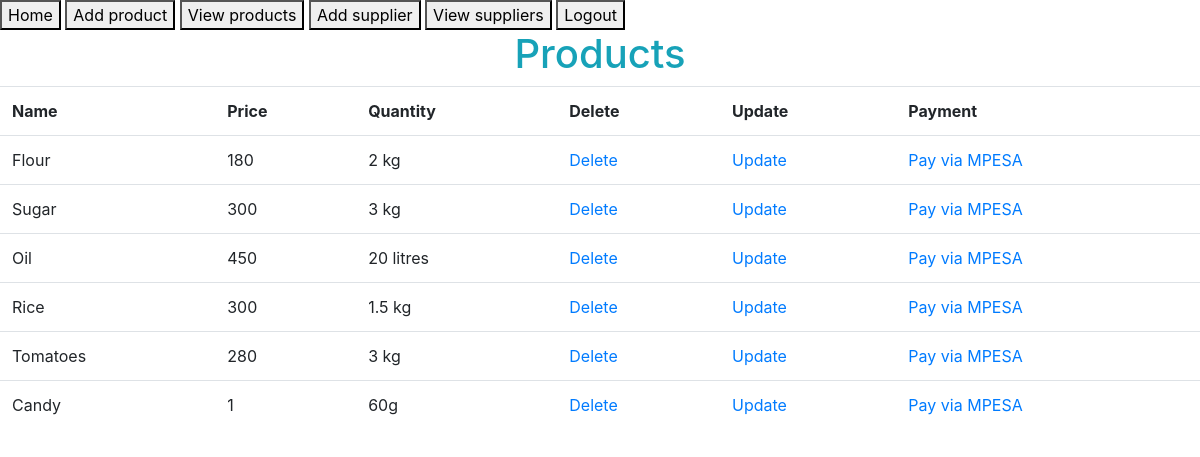
Screenshot of /products/ (signed in) with the database file from the repository.
### afternoonRegistration/models.py (models this page shows)
class Product(models.Model):
    prod_name = models.CharField(max_length=30, blank=False, null=False)
    prod_price = models.CharField(max_length=30, blank=False, null=False)
    prod_quantity = models.CharField(max_length=30, blank=False, null=False)

### afternoonRegistration/views.py (the view)
# urls.py: path('products/', general_views.view_products, name='view-product'),
@login_required
def view_products(request):
    products = Product.objects.all()
    context = {'products': products}
    return render(request, 'products.html', context)

### templates/products.html
{% extends 'base.html' %}
{% block content %}
    <section class="products-section">
    <div class="products-section-container">
        <h1 class="text-info text-center">Products</h1>
        <table class="table">
            <tr>
                <th>Name</th>
                <th>Price</th>
                <th>Quantity</th>
                <th>Delete</th>
                <th>Update</th>
                <th>Payment</th>
            </tr>
            {% for product in products %}
                <tr>
                    <td>{{ product.prod_name }}</td>
                    <td>{{ product.prod_price }}</td>
                    <td>{{ product.prod_quantity }}</td>
                    <td><a href="/delete-product/{{ product.id }}">Delete</a></td>
                    <td><a href="/update-product/{{ product.id }}">Update</a></td>
                    <td><a href="/payment/{{ product.id }}">Pay via MPESA</a></td>
                </tr>
            {% endfor %}
        </table>
    </div>
    </section>
{% endblock %}

### templates/base.html (shortened to what this page needs)
<!DOCTYPE html>
<html lang="en">
<head>
    {% load static %}
    {% load crispy_forms_tags %}
    <link rel="stylesheet" href={% static "bootstrap/css/bootstrap.css" %}>
</head>
<body>
<section class="navigation-section">
    <div class="navigation-section-container">
        <a href="{% url 'my-home' %}"><button>Home</button></a>
        {% if user.is_authenticated %}
        <a href="{% url 'add-product' %}"><button>Add product</button></a>
        <a href="{% url 'view-product' %}"><button>View products</button></a>
        <a href="{% url 'add-supplier' %}"><button>Add supplier</button></a>
        <a href="{% url 'view-suppliers' %}"><button>View suppliers</button></a>
        <a href="{% url 'user-logout' %}"><button>Logout</button></a>
        {% else %}
        <a href="{% url 'users-registration' %}"><button>Registration</button></a>
        <a href="{% url 'user-login' %}"><button>Login</button></a>
        {% endif %}
    </div>
</section>
{% block content %}
{% endblock %}
</body>
</html>

### rows the page displays
Product: prod_name "Flour", prod_price "180", prod_quantity "2 kg"
Product: prod_name "Sugar", prod_price "300", prod_quantity "3 kg"
Product: prod_name "Oil", prod_price "450", prod_quantity "20 litres"
Product: prod_name "Rice", prod_price "300", prod_quantity "1.5 kg"
Product: prod_name "Tomatoes", prod_price "280", prod_quantity "3 kg"
Product: prod_name "Candy", prod_price "1", prod_quantity "60g"
